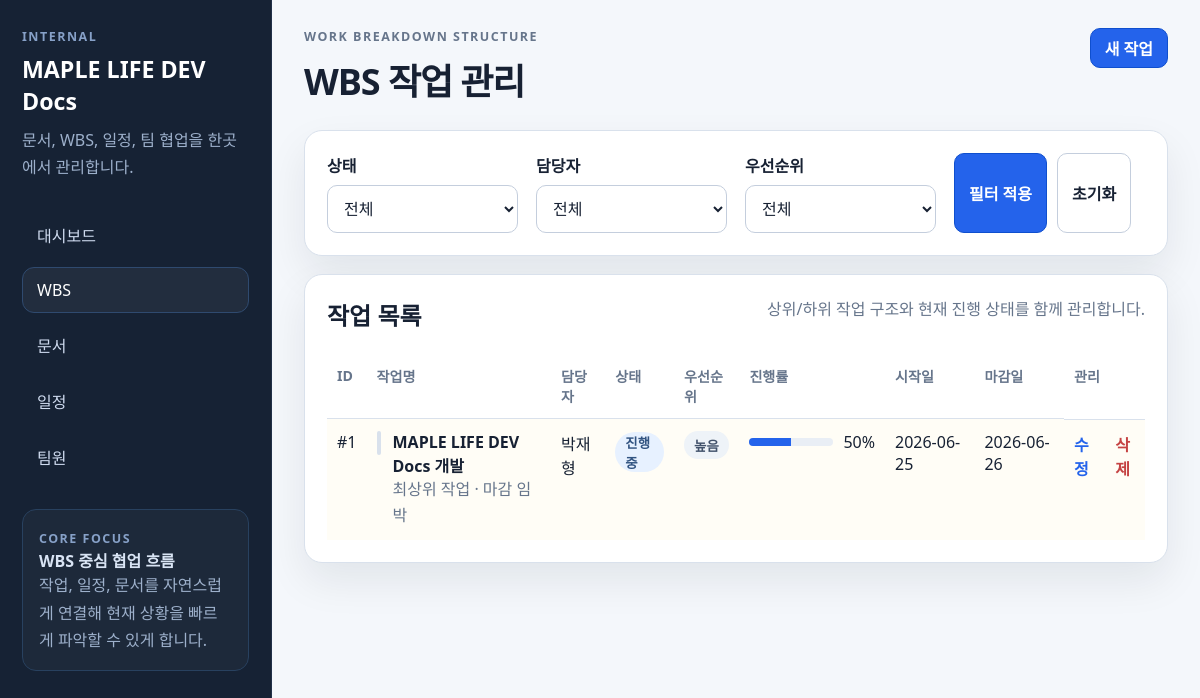
Screenshot of /wbs/ with the database file from the repository.
### tables this page shows
CREATE TABLE wbs_tasks (
    id INTEGER PRIMARY KEY AUTOINCREMENT,
    parent_id INTEGER REFERENCES wbs_tasks(id) ON DELETE SET NULL,
    title TEXT NOT NULL,
    description TEXT,
    assignee_id INTEGER REFERENCES members(id) ON DELETE SET NULL,
    status TEXT NOT NULL DEFAULT '예정',
    priority TEXT NOT NULL DEFAULT '보통',
    start_date TEXT,
    due_date TEXT,
    completed_date TEXT,
    progress INTEGER NOT NULL DEFAULT 0,
    notes TEXT,
    created_at TIMESTAMP DEFAULT CURRENT_TIMESTAMP,
    updated_at TIMESTAMP DEFAULT CURRENT_TIMESTAMP
);

CREATE TABLE members (
    id INTEGER PRIMARY KEY AUTOINCREMENT,
    name TEXT NOT NULL,
    role TEXT,
    part TEXT,
    contact TEXT,
    is_active INTEGER NOT NULL DEFAULT 1,
    created_at TIMESTAMP DEFAULT CURRENT_TIMESTAMP,
    updated_at TIMESTAMP DEFAULT CURRENT_TIMESTAMP
);

### app/wbs.py (the view)
@bp.route("/")
def list_tasks():
    filters = {
        "status": request.args.get("status", ""),
        "assignee_id": request.args.get("assignee_id", ""),
        "priority": request.args.get("priority", ""),
    }
    return render_template(
        "wbs/list.html",
        task_rows=_fetch_flattened_tasks(filters),
        members=_fetch_members(),
        statuses=TASK_STATUSES,
        priorities=TASK_PRIORITIES,
        filters=filters,
    )

### app/db.py (called while the page is built)
def get_db():
    if "db" not in g:
        db_path = Path(current_app.config["DATABASE"])
        db_path.parent.mkdir(parents=True, exist_ok=True)
        g.db = sqlite3.connect(db_path)
        g.db.row_factory = sqlite3.Row
        g.db.execute("PRAGMA foreign_keys = ON")
    return g.db

### app/utils.py (called while the page is built)
def parse_date(value: str | None) -> date | None:
    if not value:
        return None
    try:
        return datetime.strptime(value, "%Y-%m-%d").date()
    except ValueError:
        return None

def today_local() -> date:
    return date.today()

### app/wbs.py (called while the page is built)
def _fetch_members():
    return get_db().execute(
        """
        SELECT id, name, role, part
        FROM members
        WHERE is_active = 1
        ORDER BY name COLLATE NOCASE ASC
        """
    ).fetchall()

### app/templates/wbs/list.html (shortened to what this page needs)
{% extends "base.html" %}
{% block page_title %}WBS 작업 관리{% endblock %}
{% block topbar_eyebrow %}Work Breakdown Structure{% endblock %}
{% block topbar_actions %}
  <a href="{{ url_for('wbs.create_task') }}" class="button button--primary">새 작업</a>
{% endblock %}
{% block content %}
  <section class="panel filter-panel">
    <form method="get" class="filter-grid">
      <div class="field">
        <label for="status">상태</label>
        <select id="status" name="status">
          <option value="">전체</option>
        </select>
      </div>
      <div class="field">
        <label for="assignee_id">담당자</label>
        <select id="assignee_id" name="assignee_id">
          <option value="">전체</option>
        </select>
      </div>
      <div class="field">
        <label for="priority">우선순위</label>
        <select id="priority" name="priority">
          <option value="">전체</option>
        </select>
      </div>
      <div class="field field--actions">
        <button type="submit" class="button button--primary">필터 적용</button>
        <a href="{{ url_for('wbs.list_tasks') }}" class="button button--secondary">초기화</a>
      </div>
    </form>
  </section>
  <section class="panel">
    <div class="panel-heading">
      <h2>작업 목록</h2>
      <p>상위/하위 작업 구조와 현재 진행 상태를 함께 관리합니다.</p>
    </div>
    {% if task_rows %}
      <div class="table-wrap">
        <table class="table">
          <thead>
            <tr>
              <th>ID</th>
              <th>작업명</th>
              <th>담당자</th>
              <th>상태</th>
              <th>우선순위</th>
              <th>진행률</th>
              <th>시작일</th>
              <th>마감일</th>
              <th>관리</th>
            </tr>
          </thead>
          <tbody>
            {% for row in task_rows %}
              {% set task = row.task %}
              <tr class="{% if row.is_delayed %}row--delayed{% elif row.is_due_soon %}row--warning{% endif %}">
                <td>#{{ task["id"] }}</td>
                <td>
                  <div class="tree-cell" style="--depth: {{ row.depth }};">
                    <span class="tree-indent"></span>
                    <div>
                      <strong>{{ task["title"] }}</strong>
                      <div class="subtext">
                        {% if task["parent_title"] %}상위 작업: {{ task["parent_title"] }}{% else %}최상위 작업{% endif %}
                        {% if row.is_delayed %} · 지연{% elif row.is_due_soon %} · 마감 임박{% endif %}
                      </div>
                    </div>
                  </div>
                </td>
                <td>{{ task["assignee_name"] or "-" }}</td>
                <td><span class="badge badge--status">{{ task["status"] }}</span></td>
                <td><span class="badge badge--priority">{{ task["priority"] }}</span></td>
                <td>
                  <div class="progress-cell">
                    <div class="progress-bar"><span style="width: {{ task['progress'] }}%;"></span></div>
                    <span>{{ task["progress"] }}%</span>
                  </div>
                </td>
                <td>{{ task["start_date"] or "-" }}</td>
                <td>{{ task["due_date"] or "-" }}</td>
                <td class="table-actions">
                  <a href="{{ url_for('wbs.edit_task', task_id=task['id']) }}" class="text-link">수정</a>
                  <form method="post" action="{{ url_for('wbs.delete_task', task_id=task['id']) }}" onsubmit="return confirm('이 작업을 삭제할까요? 하위 작업과 연결 상태를 먼저 확인하세요.');">
                    <button type="submit" class="button-link button-link--danger">삭제</button>
                  </form>
                </td>
              </tr>
            {% endfor %}
          </tbody>
        </table>
      </div>
    {% else %}
      <p class="empty-state">조건에 맞는 WBS 작업이 없습니다.</p>
    {% endif %}
  </section>
{% endblock %}

### app/static/styles.css (style rules this page uses)
:root { --bg: #f4f7fb; --sidebar: #162234; --sidebar-border: #223149; --surface: #ffffff; --surface-soft: #f7f9fc; --surface-muted: #eef3f8; --text: #172133; --muted: #66758b; --line: #d9e1ec; --line-strong: #c4cedd; --accent: #2463eb; --accent-strong: #0f4fce; --success: #1d8f5a; --warning: #c78014; --danger: #c54343; --shadow: 0 18px 40px rgba(15, 23, 42, 0.08); }
* { box-sizing: border-box; }
body { margin: 0; min-height: 100vh; color: var(--text); background: var(--bg); font-family: "Segoe UI", "Noto Sans KR", Arial, sans-serif; }
a { color: inherit; }
button, input, select, textarea { font: inherit; }
.stats-grid, .dashboard-grid, .filter-grid, .form-grid, .detail-grid { display: grid; gap: 18px; }
.stat-card, .panel { padding: 22px; border: 1px solid var(--line); border-radius: 18px; background: var(--surface); box-shadow: var(--shadow); }
.stat-card p, .panel-heading p, .muted-text, .subtext, .empty-state, .field-help { margin: 0; color: var(--muted); line-height: 1.6; }
.panel { min-width: 0; }
.panel-heading { display: flex; align-items: flex-start; justify-content: space-between; gap: 16px; margin-bottom: 16px; }
.panel-heading h2, .panel-subsection h3 { margin: 0 0 6px; }
.button, .button-link { display: inline-flex; align-items: center; justify-content: center; min-height: 40px; padding: 0 14px; border: 1px solid var(--line-strong); border-radius: 10px; background: var(--surface); color: var(--text); font-weight: 600; text-decoration: none; cursor: pointer; }
.button--primary { border-color: var(--accent-strong); background: var(--accent); color: #ffffff; }
.button-link { min-height: auto; padding: 0; border: 0; background: transparent; }
.button-link--danger, .text-link { color: var(--accent); text-decoration: none; font-weight: 600; }
.button-link--danger { color: var(--danger); }
.table-wrap { overflow-x: auto; }
.table { width: 100%; border-collapse: collapse; }
.table th, .table td { padding: 12px 10px; border-top: 1px solid var(--line); text-align: left; vertical-align: top; }
.table thead th { border-top: 0; color: var(--muted); font-size: 0.88rem; font-weight: 700; }
.table-actions { display: flex; gap: 12px; align-items: center; }
.badge { display: inline-flex; align-items: center; min-height: 28px; padding: 0 10px; border-radius: 999px; font-size: 0.84rem; font-weight: 700; }
.badge--status, .badge--planned { color: #315381; background: #e7f1ff; }
.badge--priority { color: #42526b; background: #eef3f8; }
.filter-panel { margin-bottom: 18px; }
.filter-grid { grid-template-columns: repeat(4, minmax(0, 1fr)); }
.field { display: grid; gap: 8px; }
.field label { font-weight: 600; }
.field input, .field select, .field textarea { width: 100%; padding: 11px 12px; border: 1px solid var(--line-strong); border-radius: 10px; background: #ffffff; color: var(--text); }
.field--actions { align-content: end; display: flex; gap: 10px; }
.tree-cell { display: flex; align-items: flex-start; gap: 12px; padding-left: calc(var(--depth, 0) * 18px); }
.tree-indent { flex: 0 0 4px; min-height: 24px; border-radius: 999px; background: var(--line); }
.row--warning { background: #fffdf6; }
.progress-cell { display: flex; align-items: center; gap: 10px; }
.progress-bar { width: 84px; height: 8px; overflow: hidden; border-radius: 999px; background: #e9eef5; }
.progress-bar span { display: block; height: 100%; background: var(--accent); }

### rows the page displays
wbs_tasks: id "1", title "MAPLE LIFE DEV Docs 개발", status "진행중", priority "높음", progress "50", start_date "2026-06-25", due_date "2026-06-26"
members: name "박재형"
